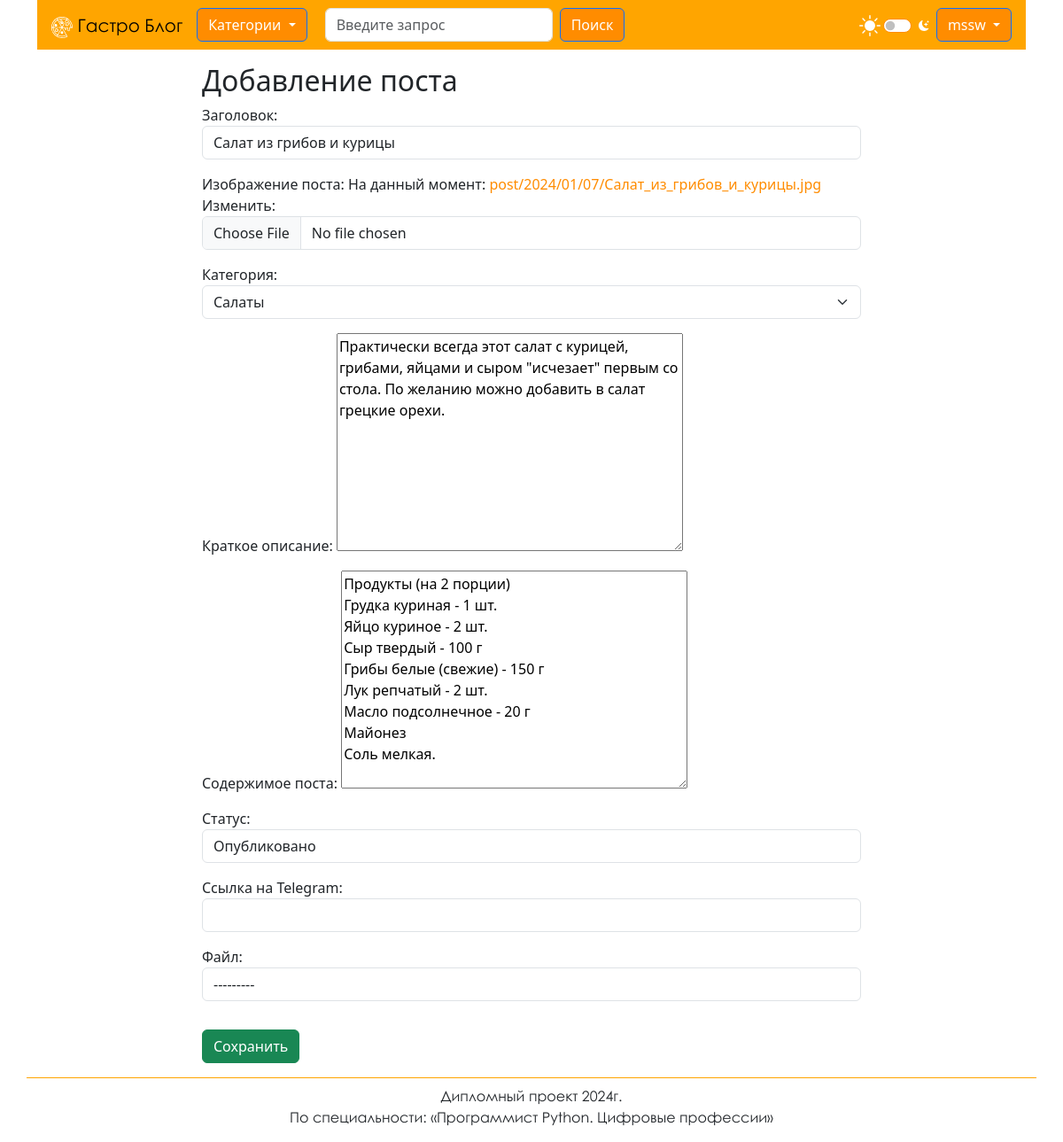
/user/post/edit_post/6 (signed in), run on an earlier commit of the app's database.
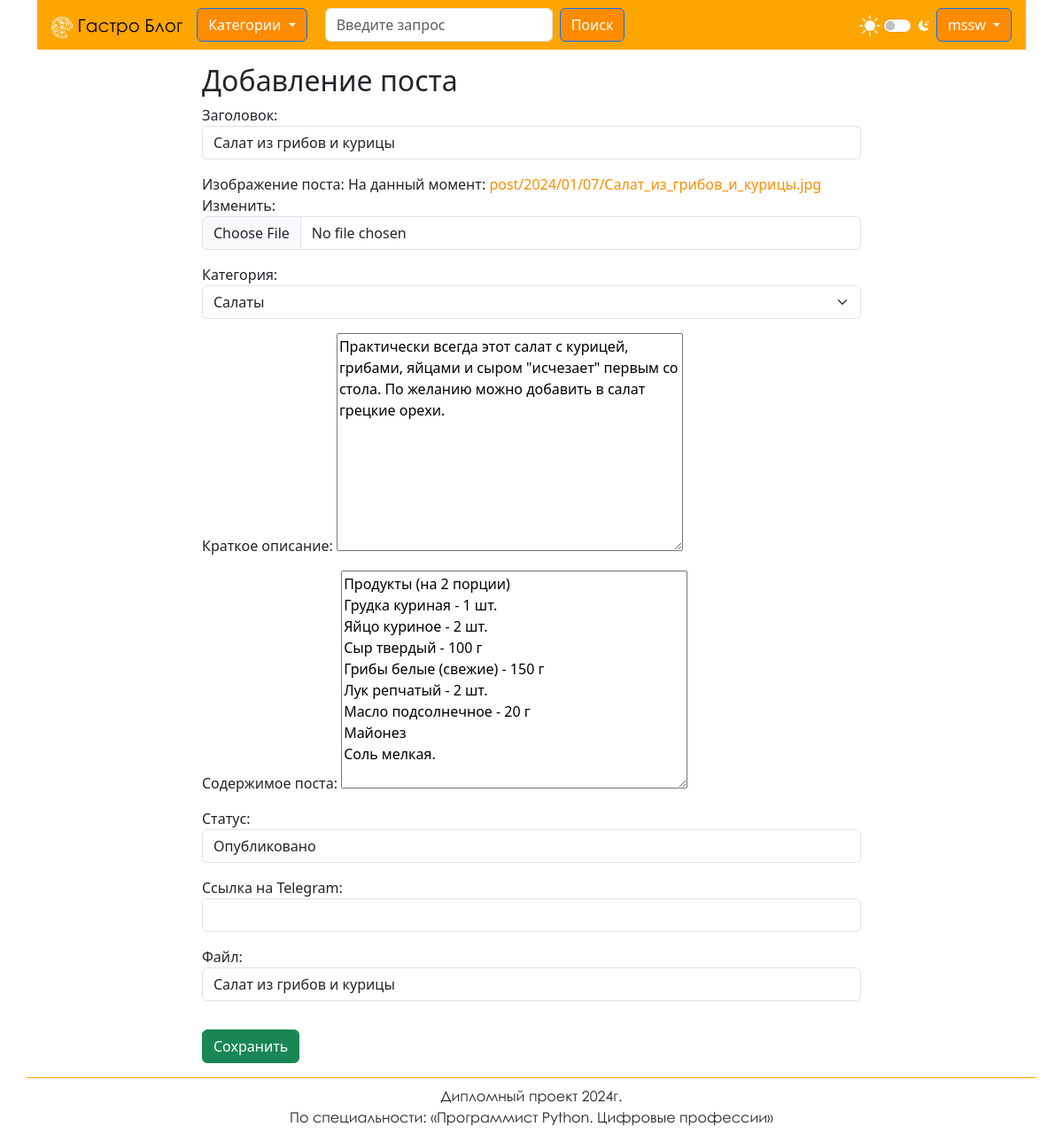
And on a later commit of the database.
### blog/models.py (models this page shows, shortened)
class PostModel(models.Model):
    class Status(models.TextChoices):
        DRAFT = 'ЧЕ', 'Черновик'
        PUBLISHED = 'ОП', 'Опубликовано'
    title = models.CharField(max_length=200,
                             verbose_name="Заголовок")
    slug = models.SlugField(verbose_name="Альт. заголовок")
    image = models.ImageField(upload_to='post/%Y/%m/%d',
                              default='default/not_found.png',
                              verbose_name='Изображение поста')
    author = models.ForeignKey(User,
                               on_delete=models.CASCADE,
                               related_name='post',
                               verbose_name="Автор")
    category = TreeForeignKey('CategoryModel',
                              on_delete=models.PROTECT,
                              related_name='post',
                              verbose_name='Категория')
    short_body = CKEditor5Field(max_length=350,
                                verbose_name="Краткое описание",
                                blank=True)
    full_body = CKEditor5Field(verbose_name='Содержимое поста')
    publish = models.DateTimeField(default=timezone.now,
                                   verbose_name="Опубликовано")
    created = models.DateTimeField(auto_now_add=True,
                                   verbose_name="Создано")
    updated = models.DateTimeField(auto_now=True,
                                   verbose_name="Обновлено")
    status = models.CharField(max_length=2,
                              choices=Status.choices,
                              default=Status.DRAFT,
                              verbose_name="Статус")
    views = models.IntegerField(default=0,
                                verbose_name="Количество просмотров")
    telegram_link = models.CharField(max_length=300,
                                     verbose_name="Ссылка на Telegram",
                                     blank=True,
                                     null=True)
    file = models.OneToOneField("PostFilesModel",
                                on_delete=models.SET_NULL,
                                null=True,
                                blank=True,
                                verbose_name="Файл",
                                related_name="post")
    tags = TaggableManager(blank=True)
    objects = models.Manager()
    post_manager = PostManager()
    class Meta:
        ordering = ['-publish']
        indexes = [
            models.Index(fields=['-publish']),
        ]
        verbose_name = 'Пост'
        verbose_name_plural = 'Посты'

class CategoryModel(MPTTModel):
    title = models.CharField(max_length=100,
                             verbose_name="Заголовок")
    slug = models.SlugField(verbose_name="Альт. заголовок")
    parent = TreeForeignKey('self',
                            on_delete=models.CASCADE,
                            null=True,
                            blank=True,
                            related_name='children',
                            db_index=True,
                            verbose_name='Родительская категория')
    description = CKEditor5Field(max_length=350,
                                 verbose_name="Описание",
                                 blank=True)
    objects = TreeManager()
    class MPTTMeta:
        order_insertion_by = ['title']
    class Meta:
        unique_together = [['parent', 'slug']]
        verbose_name = 'Категория поста'
        verbose_name_plural = 'Категории постов'
    def get_absolute_url(self):
        return reverse('blog:category_page', args=[self.slug])
    def __str__(self):
        return self.title

class PostFilesModel(models.Model):
    title = models.CharField(max_length=200,
                             verbose_name='Имя файла')
    file = models.FileField(upload_to='post_files/')
    code = models.IntegerField(default=0,
                               verbose_name='Код файла',
                               unique=True)
    download_count = models.IntegerField(default=0,
                                         verbose_name='Скачиваний')
    objects = models.Manager()
    class Meta:
        verbose_name = 'Файл поста'
        verbose_name_plural = 'Файлы постов'
    def __str__(self):
        return self.title

### user_app/views.py (the view)
# urls.py: path('post/edit_post/<int:pk>', views.EditPostByAuthorView.as_view(), name='edit_post'),
class EditPostByAuthorView(PostByAuthor, PermissionSameAuthorMixin, UpdateView):
    extra_context = {'title': 'Изменить пост'}

### blog/forms.py (shortened to what this page needs)
class SearchForm(forms.Form):
    query = forms.CharField(max_length=100,
                            widget=forms.TextInput(
                                attrs={
                                    'class': 'form-control me-2 mx-1',
                                    'placeholder': 'Введите запрос',
                                }
                            ))

### user_app/forms.py
class AddPostByAuthorForm(forms.ModelForm):
    def __init__(self, *args, **kwargs):
        super().__init__(*args, **kwargs)
        for field in self.fields:
            self.fields[field].widget.attrs.update({'class': 'form-control', 'autofocus': ''})
        self.fields['short_body'].widget.attrs.update({'class': 'django_ckeditor_5'})
        self.fields['full_body'].widget.attrs.update({'class': 'django_ckeditor_5'})
        self.fields['category'].widget.attrs.update({'class': 'form-select'})
        self.fields["short_body"].required = False
        self.fields["full_body"].required = False
    class Meta:
        model = PostModel
        fields = ('title', 'image', 'category', 'short_body', 'full_body', 'status', 'telegram_link',
                  'file', 'tags')

### templates/user_app/add_post.html (shortened to what this page needs)
{% extends 'blog/base.html' %}
{% block content %}
    <div class="container mt-3 d-flex justify-content-center">
        <div class="col-lg-8 col-sm-12">
            <h2>Добавление поста</h2>
            <form method="post" enctype="multipart/form-data" action="{% url 'user_app:add_post' %}">
                {{ form.as_p }}
                <button type="submit" class="btn btn-success mt-3">Сохранить</button>
            </form>
        </div>
    </div>
{% endblock %}

What changed in the data, as far as the page shows it:
changed PostModel "Салаты": file "---------" → "Cалат из грибов и курицы"
